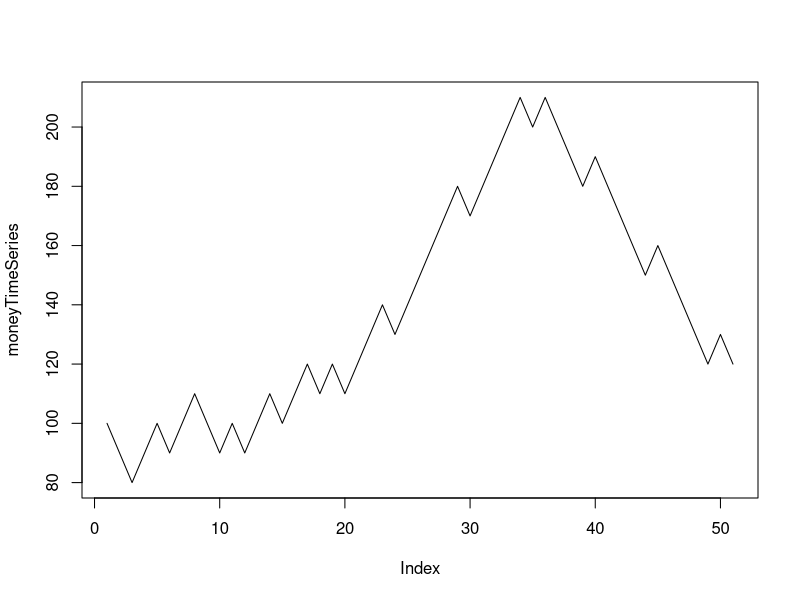
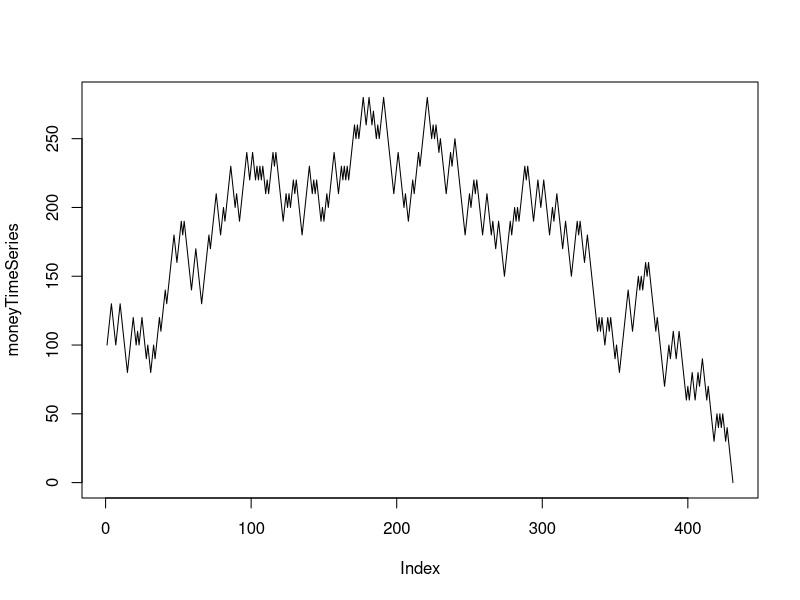

Source code (R) for these figures, in order:
## ---- chunk 1
moneyStart <- 100
moneyTimeSeries <- c(moneyStart,rep(NA,50))

for (i in 2:51){
  if(sample(1:6,1) %in% 1:3){
    moneyTimeSeries[i] = moneyTimeSeries[i-1] + 10 }else{ moneyTimeSeries[i] <- moneyTimeSeries[i-1] -10}
}
plot(moneyTimeSeries, type = "l")
## ---- chunk 2
set.seed(124)
moneyStart <- 100
moneyTimeSeries <- moneyStart

while(moneyTimeSeries[length(moneyTimeSeries)] > 0){
  
  if(sample(1:6,1)%in%1:3){newMoney <- moneyTimeSeries[length(moneyTimeSeries)]+10}else{
    newMoney <- moneyTimeSeries[length(moneyTimeSeries)]-10  
  }
  moneyTimeSeries <- c(moneyTimeSeries,newMoney)
}
plot(moneyTimeSeries, type = "l")
